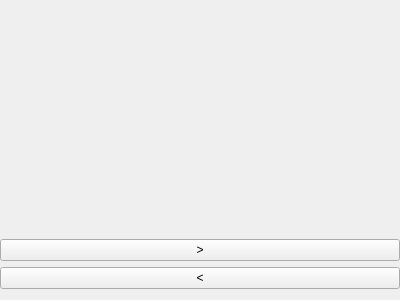
<?xml version="1.0" encoding="UTF-8"?>
<ui version="4.0">
 <class>Form</class>
 <widget class="QWidget" name="Form">
  <property name="geometry">
   <rect>
    <x>0</x>
    <y>0</y>
    <width>400</width>
    <height>300</height>
   </rect>
  </property>
  <property name="windowTitle">
   <string>Form</string>
  </property>
  <layout class="QVBoxLayout" name="verticalLayout">
   <property name="leftMargin">
    <number>0</number>
   </property>
   <property name="rightMargin">
    <number>0</number>
   </property>
   <item>
    <spacer name="verticalSpacer">
     <property name="orientation">
      <enum>Qt::Vertical</enum>
     </property>
     <property name="sizeHint" stdset="0">
      <size>
       <width>20</width>
       <height>227</height>
      </size>
     </property>
    </spacer>
   </item>
   <item>
    <widget class="QPushButton" name="btnCopyRight">
     <property name="text">
      <string>&gt;</string>
     </property>
    </widget>
   </item>
   <item>
    <widget class="QPushButton" name="btnCopyLeft">
     <property name="text">
      <string>&lt;</string>
     </property>
    </widget>
   </item>
  </layout>
 </widget>
 <resources/>
 <connections/>
</ui>
